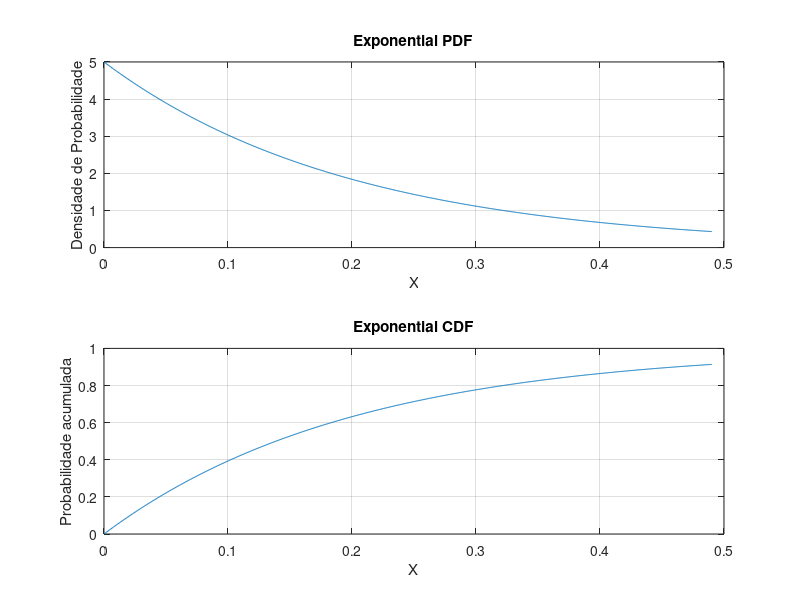

Here is the MATLAB script that generated this plot:
clear
clc

% Funções:
function cdf = exponentialcdf(lambda, x)
    cdf = 1.0 - exp(-lambda * x);
end

function pdf = exponentialpdf(lambda, x)
    pdf = lambda * exp(-lambda * x) .* (x >= 0);
end

function rv = exponentialrv(lambda, m)
    rv = -(1/lambda) * log(1 - rand(m, 1));
end

% Input:
lambda = input('Digite a taxa de chegada lambda (valor positivo): ');
m = input('Digite o numero de amostras: ');

% Gerando amostras exponenciais:
Erv = exponentialrv(lambda, m);
x_values = linspace(0, max(Erv), 1000);

% Output:
% ExponentialPDF
subplot(2,1,1);
Epdf = exponentialpdf(lambda, x_values);
plot(x_values, Epdf);
title('Exponential PDF');
xlabel('X');
ylabel('Densidade de Probabilidade');
grid on;

% ExponentialCDF
subplot(2,1,2);
Ecdf = exponentialcdf(lambda, x_values);
plot(x_values, Ecdf);
title('Exponential CDF');
xlabel('X');
ylabel('Probabilidade acumulada');
grid on;
